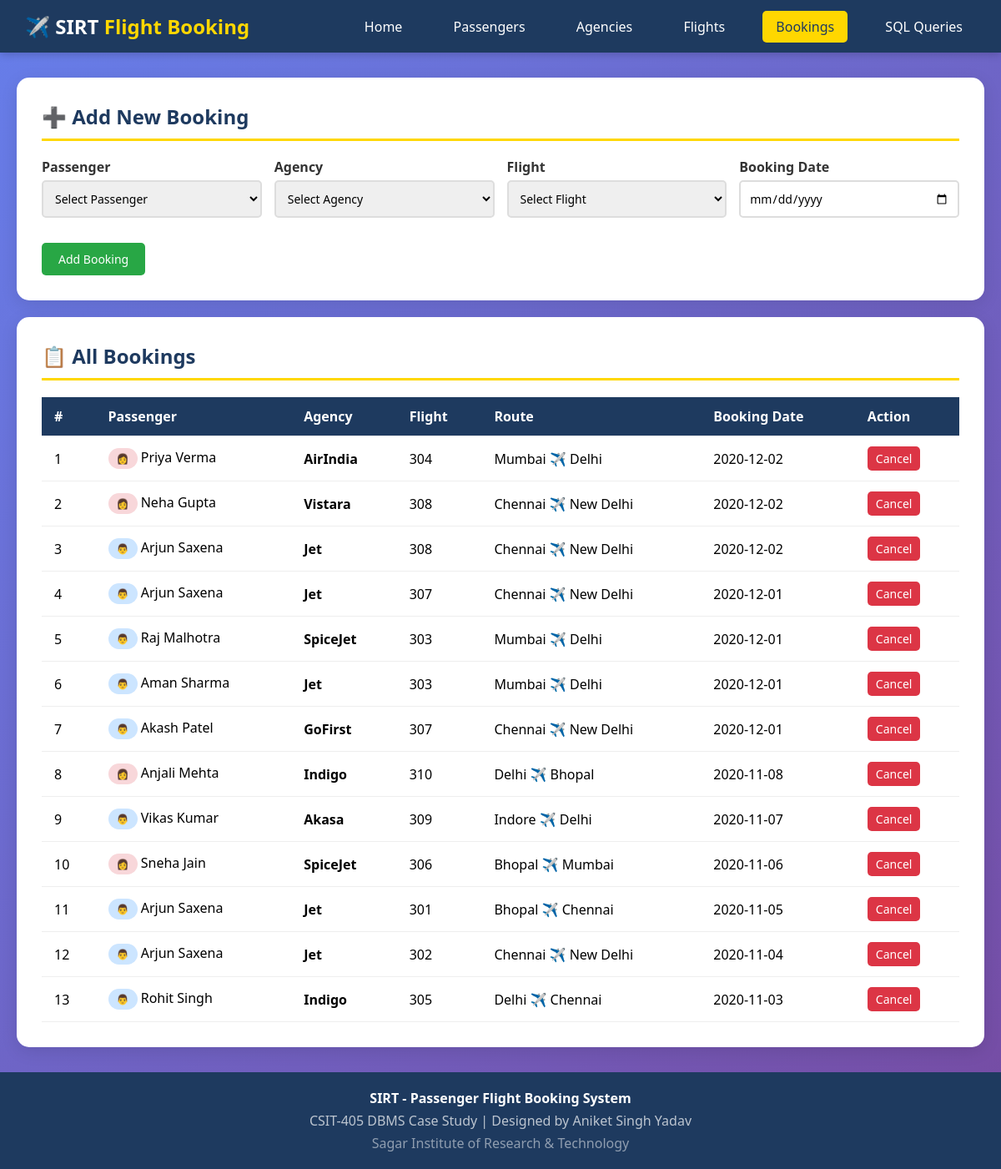
The page /bookings.php on the database its author committed.
### tables this page shows
CREATE TABLE Booking (
    id INT AUTO_INCREMENT PRIMARY KEY,
    pid VARCHAR(10),
    aid VARCHAR(10),
    fid VARCHAR(10),
    fdate DATE NOT NULL,
    FOREIGN KEY (pid) REFERENCES Passenger(pid) ON DELETE CASCADE,
    FOREIGN KEY (aid) REFERENCES Agency(aid) ON DELETE CASCADE,
    FOREIGN KEY (fid) REFERENCES Flight(fid) ON DELETE CASCADE
);

CREATE TABLE Passenger (
    pid VARCHAR(10) PRIMARY KEY,
    pname VARCHAR(50) NOT NULL,
    pgender VARCHAR(10) NOT NULL,
    pcity VARCHAR(50) NOT NULL
);

CREATE TABLE Agency (
    aid VARCHAR(10) PRIMARY KEY,
    aname VARCHAR(50) NOT NULL,
    acity VARCHAR(50) NOT NULL
);

CREATE TABLE Flight (
    fid VARCHAR(10) PRIMARY KEY,
    fdate DATE NOT NULL,
    time TIME NOT NULL,
    src VARCHAR(50) NOT NULL,
    dest VARCHAR(50) NOT NULL
);

### bookings.php (the view, shortened to what this page needs)
<?php
include 'config.php';
include 'header.php';
?>
<div class="card">
    <h2>➕ Add New Booking</h2>
    <form method="POST" action="">
        <div style="display: grid; grid-template-columns: repeat(auto-fit, minmax(200px, 1fr)); gap: 15px;">
            <div class="form-group">
                <label>Passenger</label>
                <select name="pid" required>
                    <option value="">Select Passenger</option>
                </select>
            </div>
            <div class="form-group">
                <label>Agency</label>
                <select name="aid" required>
                    <option value="">Select Agency</option>
                </select>
            </div>
            <div class="form-group">
                <label>Flight</label>
                <select name="fid" required>
                    <option value="">Select Flight</option>
                </select>
            </div>
            <div class="form-group">
                <label>Booking Date</label>
                <input type="date" name="fdate" required>
            </div>
        </div>
        <button type="submit" class="btn btn-success" style="margin-top: 15px;">Add Booking</button>
    </form>
</div>
<div class="card">
    <h2>📋 All Bookings</h2>
    <table>
        <thead>
            <tr>
                <th>#</th>
                <th>Passenger</th>
                <th>Agency</th>
                <th>Flight</th>
                <th>Route</th>
                <th>Booking Date</th>
                <th>Action</th>
            </tr>
        </thead>
        <tbody>
            <?php
            $result = mysqli_query($conn, "
                SELECT b.*, p.pname, p.pgender, a.aname, f.src, f.dest, f.time
                FROM Booking b
                JOIN Passenger p ON b.pid = p.pid
                JOIN Agency a ON b.aid = a.aid
                JOIN Flight f ON b.fid = f.fid
                ORDER BY b.fdate DESC
            ");
            $count = 0;
            while ($row = mysqli_fetch_assoc($result)):
            $count++;
            ?>
            <tr>
                <td><?php echo $count; ?></td>
                <td>
                    <span class="badge <?php echo $row['pgender'] == 'Male' ? 'badge-male' : 'badge-female'; ?>">
                        <?php echo $row['pgender'] == 'Male' ? '👨' : '👩'; ?>
                    </span>
                    <?php echo $row['pname']; ?>
                </td>
                <td><strong><?php echo $row['aname']; ?></strong></td>
                <td><?php echo $row['fid']; ?></td>
                <td><?php echo $row['src']; ?> ✈️ <?php echo $row['dest']; ?></td>
                <td><?php echo $row['fdate']; ?></td>
                <td>
                    <a href="bookings.php?delete=<?php echo $row['id']; ?>" class="btn btn-danger" style="padding: 5px 10px;" onclick="return confirm('Are you sure?')">Cancel</a>
                </td>
            </tr>
            <?php endwhile; ?>
        </tbody>
    </table>
</div>
<?php include 'footer.php'; ?>

### header.php (style rules this page uses)
* { margin: 0; padding: 0; box-sizing: border-box; font-family: 'Segoe UI', Tahoma, Geneva, Verdana, sans-serif; }
body { background: linear-gradient(135deg, #667eea 0%, #764ba2 100%); min-height: 100vh; }
.card { background: white; border-radius: 15px; padding: 30px; margin-bottom: 20px; box-shadow: 0 5px 20px rgba(0,0,0,0.1); }
.card h2 { color: #1e3a5f; margin-bottom: 20px; padding-bottom: 10px; border-bottom: 3px solid #ffd700; }
table { width: 100%; border-collapse: collapse; margin-top: 15px; }
table th, table td { padding: 12px 15px; text-align: left; border-bottom: 1px solid #eee; }
table th { background: #1e3a5f; color: white; }
.btn { display: inline-block; padding: 10px 20px; background: #1e3a5f; color: white; text-decoration: none; border-radius: 5px; border: none; cursor: pointer; font-size: 14px; transition: background 0.3s; }
.btn-success { background: #28a745; }
.btn-danger { background: #dc3545; }
.form-group { margin-bottom: 15px; }
.form-group label { display: block; margin-bottom: 5px; font-weight: bold; color: #333; }
.form-group input, .form-group select { width: 100%; padding: 10px; border: 2px solid #ddd; border-radius: 5px; font-size: 14px; }
.badge { display: inline-block; padding: 4px 10px; border-radius: 20px; font-size: 12px; font-weight: bold; }
.badge-male { background: #cce5ff; color: #004085; }
.badge-female { background: #f8d7da; color: #721c24; }

### rows shown on the page
booking: pid.pname "Priya Verma", aid.aname "AirIndia", fid "304", fid.src "Mumbai", fid.dest "Delhi", fdate "2020-12-02"
booking: pid.pname "Neha Gupta", aid.aname "Vistara", fid "308", fid.src "Chennai", fid.dest "New Delhi", fdate "2020-12-02"
booking: pid.pname "Arjun Saxena", aid.aname "Jet", fid "308", fid.src "Chennai", fid.dest "New Delhi", fdate "2020-12-02"
booking: pid.pname "Arjun Saxena", aid.aname "Jet", fid "307", fid.src "Chennai", fid.dest "New Delhi", fdate "2020-12-01"
booking: pid.pname "Raj Malhotra", aid.aname "SpiceJet", fid "303", fid.src "Mumbai", fid.dest "Delhi", fdate "2020-12-01"
booking: pid.pname "Aman Sharma", aid.aname "Jet", fid "303", fid.src "Mumbai", fid.dest "Delhi", fdate "2020-12-01"
booking: pid.pname "Akash Patel", aid.aname "GoFirst", fid "307", fid.src "Chennai", fid.dest "New Delhi", fdate "2020-12-01"
booking: pid.pname "Anjali Mehta", aid.aname "Indigo", fid "310", fid.src "Delhi", fid.dest "Bhopal", fdate "2020-11-08"
booking: pid.pname "Vikas Kumar", aid.aname "Akasa", fid "309", fid.src "Indore", fid.dest "Delhi", fdate "2020-11-07"
booking: pid.pname "Sneha Jain", aid.aname "SpiceJet", fid "306", fid.src "Bhopal", fid.dest "Mumbai", fdate "2020-11-06"
booking: pid.pname "Arjun Saxena", aid.aname "Jet", fid "301", fid.src "Bhopal", fid.dest "Chennai", fdate "2020-11-05"
booking: pid.pname "Arjun Saxena", aid.aname "Jet", fid "302", fid.src "Chennai", fid.dest "New Delhi", fdate "2020-11-04"
booking: pid.pname "Rohit Singh", aid.aname "Indigo", fid "305", fid.src "Delhi", fid.dest "Chennai", fdate "2020-11-03"
